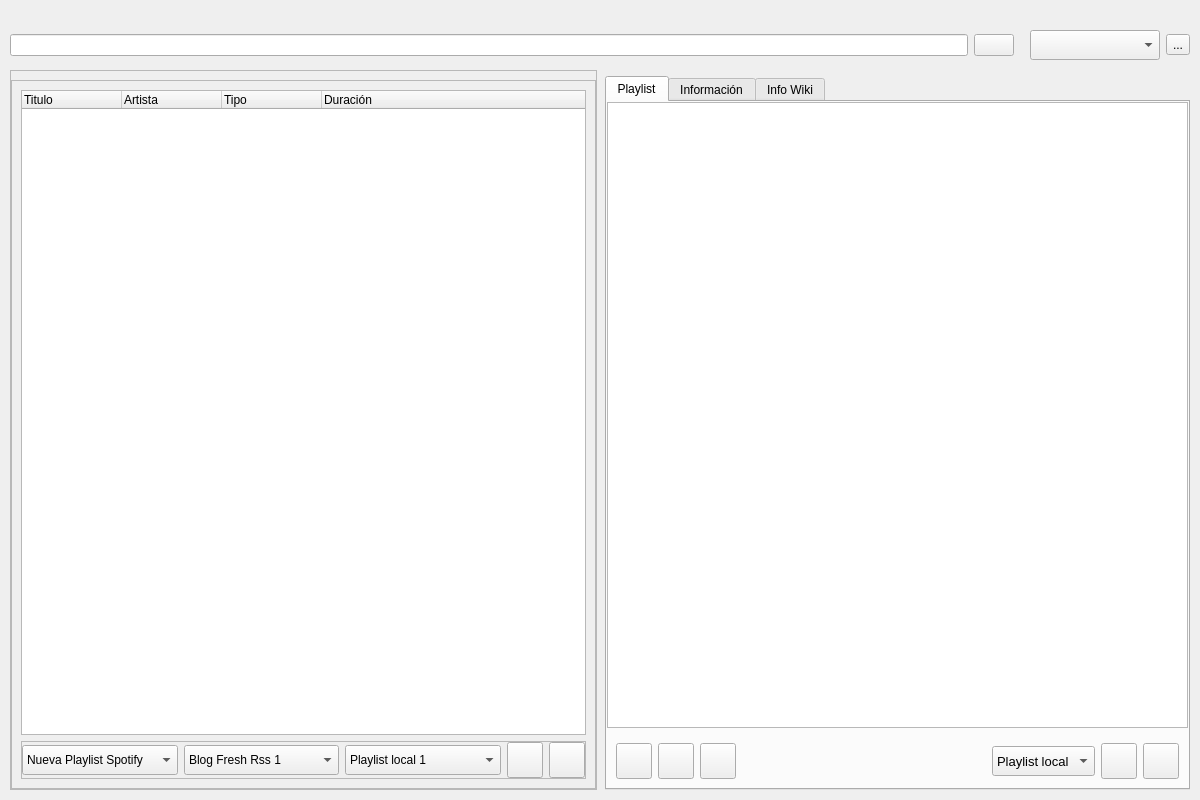
<?xml version="1.0" encoding="UTF-8"?>
<ui version="4.0">
 <class>UrlPlaylist</class>
 <widget class="QWidget" name="UrlPlaylist">
  <property name="geometry">
   <rect>
    <x>0</x>
    <y>0</y>
    <width>1200</width>
    <height>800</height>
   </rect>
  </property>
  <property name="styleSheet">
   <string notr="true">/* Base Styles */
QWidget {
    background-color: #1a1b26;
    color: #a9b1d6;
    font-family: &quot;Segoe UI&quot;, Arial, sans-serif;
    font-size: 10pt;
}

/* Remove borders from all frames */
QFrame, QGroupBox {
    border: none;
    border-radius: 4px;
}

/* Text input fields */
QLineEdit, QTextEdit {
    border: 1px solid #414868;
    border-radius: 4px;
    padding: 8px;
    background-color: #24283b;
}
/* Buttons */
QPushButton {{
	background-color: {theme['bg']};
    color: {theme['fg']};
    border: none;
    border-radius: 4px;
    padding: 8px 16px;
    font-weight: bold;
}}

QPushButton:hover {
    background-color: #535d8c;
}

QPushButton:pressed {
    background-color: #7aa2f7;
    color: #1a1b26;
}

/* Lists and Trees */
QTreeWidget, QListWidget {
    background-color: #24283b;
    border: none;
    border-radius: 4px;
}

QTreeWidget::item, QListWidget::item {
    padding: 4px;
}

QTreeWidget::item:selected, QListWidget::item:selected {
    background-color: #364A82;
}

/* Tab Widget */
QTabWidget::pane {
    border: none;
    background-color: #24283b;
    border-radius: 4px;
}

QTabBar::tab {
    background-color: #1a1b26;
    color: #a9b1d6;
    border: none;
    padding: 8px 16px;
    border-top-left-radius: 4px;
    border-top-right-radius: 4px;
}

QTabBar::tab:selected {
    background-color: #24283b;
    color: #7aa2f7;
}

QTabBar::tab:hover:!selected {
    background-color: #364A82;
}

/* Scroll Areas */
QScrollArea {
    border: none;
}

/* Progress Bar */
QProgressBar {
    border: none;
    background-color: #24283b;
    border-radius: 4px;
    text-align: center;
}

QProgressBar::chunk {
    background-color: #7aa2f7;
    border-radius: 4px;
}</string>
  </property>
  <layout class="QVBoxLayout" name="verticalLayout">
   <property name="spacing">
    <number>0</number>
   </property>
   <property name="leftMargin">
    <number>10</number>
   </property>
   <property name="topMargin">
    <number>10</number>
   </property>
   <property name="rightMargin">
    <number>10</number>
   </property>
   <property name="bottomMargin">
    <number>10</number>
   </property>
   <item>
    <widget class="QFrame" name="busqueda">
     <property name="minimumSize">
      <size>
       <width>0</width>
       <height>60</height>
      </size>
     </property>
     <property name="maximumSize">
      <size>
       <width>16777215</width>
       <height>50</height>
      </size>
     </property>
     <property name="styleSheet">
      <string notr="true">            QFrame {{
                border: none
                border-radius: 3px;
            }}</string>
     </property>
     <property name="frameShape">
      <enum>QFrame::Shape::NoFrame</enum>
     </property>
     <property name="frameShadow">
      <enum>QFrame::Shadow::Raised</enum>
     </property>
     <property name="lineWidth">
      <number>0</number>
     </property>
     <layout class="QHBoxLayout" name="horizontalLayout_4">
      <property name="leftMargin">
       <number>0</number>
      </property>
      <property name="topMargin">
       <number>0</number>
      </property>
      <property name="rightMargin">
       <number>0</number>
      </property>
      <property name="bottomMargin">
       <number>0</number>
      </property>
      <item>
       <widget class="QLineEdit" name="lineEdit">
        <property name="sizePolicy">
         <sizepolicy hsizetype="Expanding" vsizetype="Fixed">
          <horstretch>0</horstretch>
          <verstretch>0</verstretch>
         </sizepolicy>
        </property>
       </widget>
      </item>
      <item>
       <widget class="QPushButton" name="searchButton">
        <property name="toolTip">
         <string>Buscar</string>
        </property>
        <property name="text">
         <string/>
        </property>
        <property name="icon">
         <iconset resource="../images.qrc">
          <normaloff>:/services/blue_tape</normaloff>:/services/blue_tape</iconset>
        </property>
        <property name="iconSize">
         <size>
          <width>30</width>
          <height>30</height>
         </size>
        </property>
       </widget>
      </item>
      <item>
       <spacer name="horizontalSpacer">
        <property name="orientation">
         <enum>Qt::Orientation::Horizontal</enum>
        </property>
        <property name="sizeType">
         <enum>QSizePolicy::Policy::Maximum</enum>
        </property>
        <property name="sizeHint" stdset="0">
         <size>
          <width>10</width>
          <height>20</height>
         </size>
        </property>
       </spacer>
      </item>
      <item>
       <widget class="QComboBox" name="servicios">
        <property name="minimumSize">
         <size>
          <width>130</width>
          <height>30</height>
         </size>
        </property>
        <property name="toolTip">
         <string>Servicios en los que buscar</string>
        </property>
        <property name="insertPolicy">
         <enum>QComboBox::InsertPolicy::NoInsert</enum>
        </property>
        <property name="sizeAdjustPolicy">
         <enum>QComboBox::SizeAdjustPolicy::AdjustToContents</enum>
        </property>
        <property name="iconSize">
         <size>
          <width>20</width>
          <height>20</height>
         </size>
        </property>
       </widget>
      </item>
      <item>
       <widget class="QToolButton" name="ajustes_avanzados">
        <property name="text">
         <string>...</string>
        </property>
       </widget>
      </item>
     </layout>
    </widget>
   </item>
   <item>
    <widget class="QFrame" name="cajon_principal">
     <property name="styleSheet">
      <string notr="true">            QFrame {{
                border: none
                border-radius: 3px;
            }}</string>
     </property>
     <property name="frameShape">
      <enum>QFrame::Shape::NoFrame</enum>
     </property>
     <property name="frameShadow">
      <enum>QFrame::Shadow::Raised</enum>
     </property>
     <property name="lineWidth">
      <number>0</number>
     </property>
     <layout class="QHBoxLayout" name="horizontalLayout">
      <property name="leftMargin">
       <number>0</number>
      </property>
      <property name="topMargin">
       <number>0</number>
      </property>
      <property name="rightMargin">
       <number>0</number>
      </property>
      <property name="bottomMargin">
       <number>0</number>
      </property>
      <item>
       <widget class="QFrame" name="tree_container">
        <property name="styleSheet">
         <string notr="true"/>
        </property>
        <property name="locale">
         <locale language="Spanish" country="Spain"/>
        </property>
        <property name="frameShape">
         <enum>QFrame::Shape::StyledPanel</enum>
        </property>
        <property name="frameShadow">
         <enum>QFrame::Shadow::Raised</enum>
        </property>
        <property name="lineWidth">
         <number>1</number>
        </property>
        <layout class="QVBoxLayout" name="verticalLayout_5">
         <property name="leftMargin">
          <number>0</number>
         </property>
         <property name="rightMargin">
          <number>0</number>
         </property>
         <property name="bottomMargin">
          <number>0</number>
         </property>
         <item>
          <widget class="QFrame" name="resultados_container">
           <property name="frameShape">
            <enum>QFrame::Shape::StyledPanel</enum>
           </property>
           <property name="frameShadow">
            <enum>QFrame::Shadow::Raised</enum>
           </property>
           <layout class="QVBoxLayout" name="verticalLayout_15">
            <item>
             <widget class="QTreeWidget" name="treeWidget">
              <property name="frameShape">
               <enum>QFrame::Shape::StyledPanel</enum>
              </property>
              <property name="frameShadow">
               <enum>QFrame::Shadow::Plain</enum>
              </property>
              <property name="lineWidth">
               <number>0</number>
              </property>
              <property name="horizontalScrollBarPolicy">
               <enum>Qt::ScrollBarPolicy::ScrollBarAlwaysOff</enum>
              </property>
              <property name="columnCount">
               <number>4</number>
              </property>
              <attribute name="headerVisible">
               <bool>true</bool>
              </attribute>
              <column>
               <property name="text">
                <string notr="true">Titulo</string>
               </property>
              </column>
              <column>
               <property name="text">
                <string>Artista</string>
               </property>
              </column>
              <column>
               <property name="text">
                <string>Tipo</string>
               </property>
              </column>
              <column>
               <property name="text">
                <string>Duración</string>
               </property>
              </column>
             </widget>
            </item>
            <item>
             <widget class="QFrame" name="tree_container_frame">
              <property name="frameShape">
               <enum>QFrame::Shape::StyledPanel</enum>
              </property>
              <property name="frameShadow">
               <enum>QFrame::Shadow::Raised</enum>
              </property>
              <layout class="QHBoxLayout" name="horizontalLayout_6">
               <property name="leftMargin">
                <number>0</number>
               </property>
               <property name="topMargin">
                <number>0</number>
               </property>
               <property name="rightMargin">
                <number>0</number>
               </property>
               <property name="bottomMargin">
                <number>0</number>
               </property>
               <item>
                <widget class="QComboBox" name="playlist_spotify_comboBox">
                 <property name="minimumSize">
                  <size>
                   <width>0</width>
                   <height>30</height>
                  </size>
                 </property>
                 <property name="toolTip">
                  <string>Carga playlist spotify</string>
                 </property>
                 <item>
                  <property name="text">
                   <string>Nueva Playlist Spotify</string>
                  </property>
                  <property name="icon">
                   <iconset resource="../images.qrc">
                    <normaloff>:/services/b_plus_cross</normaloff>:/services/b_plus_cross</iconset>
                  </property>
                 </item>
                 <item>
                  <property name="text">
                   <string>Playlist Spotify 1</string>
                  </property>
                  <property name="icon">
                   <iconset resource="../images.qrc">
                    <normaloff>:/services/spotify</normaloff>:/services/spotify</iconset>
                  </property>
                 </item>
                </widget>
               </item>
               <item>
                <widget class="QComboBox" name="playlist_rss_comboBox">
                 <property name="minimumSize">
                  <size>
                   <width>0</width>
                   <height>30</height>
                  </size>
                 </property>
                 <property name="toolTip">
                  <string>Carga playlist del lector rss</string>
                 </property>
                 <item>
                  <property name="text">
                   <string>Blog Fresh Rss 1</string>
                  </property>
                  <property name="icon">
                   <iconset resource="../images.qrc">
                    <normaloff>:/services/rss</normaloff>:/services/rss</iconset>
                  </property>
                 </item>
                </widget>
               </item>
               <item>
                <widget class="QComboBox" name="playlist_local_comboBox">
                 <property name="minimumSize">
                  <size>
                   <width>0</width>
                   <height>30</height>
                  </size>
                 </property>
                 <property name="toolTip">
                  <string>Carga playlist local</string>
                 </property>
                 <item>
                  <property name="text">
                   <string>Playlist local 1</string>
                  </property>
                  <property name="icon">
                   <iconset resource="../images.qrc">
                    <normaloff>:/services/plslove</normaloff>:/services/plslove</iconset>
                  </property>
                 </item>
                </widget>
               </item>
               <item>
                <widget class="QPushButton" name="addButton">
                 <property name="minimumSize">
                  <size>
                   <width>36</width>
                   <height>36</height>
                  </size>
                 </property>
                 <property name="maximumSize">
                  <size>
                   <width>36</width>
                   <height>36</height>
                  </size>
                 </property>
                 <property name="font">
                  <font>
                   <family>Segoe UI</family>
                   <pointsize>10</pointsize>
                   <bold>true</bold>
                  </font>
                 </property>
                 <property name="cursor">
                  <cursorShape>PointingHandCursor</cursorShape>
                 </property>
                 <property name="toolTip">
                  <string>Añadir al creador de playlists</string>
                 </property>
                 <property name="text">
                  <string/>
                 </property>
                 <property name="icon">
                  <iconset resource="../images.qrc">
                   <normaloff>:/services/addstar</normaloff>:/services/addstar</iconset>
                 </property>
                 <property name="iconSize">
                  <size>
                   <width>30</width>
                   <height>30</height>
                  </size>
                 </property>
                </widget>
               </item>
               <item>
                <widget class="QPushButton" name="delButton">
                 <property name="minimumSize">
                  <size>
                   <width>0</width>
                   <height>0</height>
                  </size>
                 </property>
                 <property name="maximumSize">
                  <size>
                   <width>36</width>
                   <height>36</height>
                  </size>
                 </property>
                 <property name="font">
                  <font>
                   <family>Segoe UI</family>
                   <pointsize>10</pointsize>
                   <bold>true</bold>
                  </font>
                 </property>
                 <property name="cursor">
                  <cursorShape>PointingHandCursor</cursorShape>
                 </property>
                 <property name="toolTip">
                  <string>Eliminar del creador de playlists</string>
                 </property>
                 <property name="text">
                  <string/>
                 </property>
                 <property name="icon">
                  <iconset resource="../images.qrc">
                   <normaloff>:/services/b_minus_star</normaloff>:/services/b_minus_star</iconset>
                 </property>
                 <property name="iconSize">
                  <size>
                   <width>30</width>
                   <height>30</height>
                  </size>
                 </property>
                </widget>
               </item>
              </layout>
             </widget>
            </item>
           </layout>
          </widget>
         </item>
        </layout>
       </widget>
      </item>
      <item>
       <widget class="QFrame" name="player_container">
        <property name="styleSheet">
         <string notr="true">            QFrame {{
                border: none
                border-radius: 3px;
            }}</string>
        </property>
        <property name="frameShape">
         <enum>QFrame::Shape::NoFrame</enum>
        </property>
        <property name="frameShadow">
         <enum>QFrame::Shadow::Raised</enum>
        </property>
        <property name="lineWidth">
         <number>0</number>
        </property>
        <layout class="QVBoxLayout" name="verticalLayout_2">
         <property name="leftMargin">
          <number>2</number>
         </property>
         <property name="topMargin">
          <number>0</number>
         </property>
         <property name="rightMargin">
          <number>0</number>
         </property>
         <property name="bottomMargin">
          <number>0</number>
         </property>
         <item>
          <widget class="QFrame" name="botones_player">
           <property name="styleSheet">
            <string notr="true">            QFrame {{
                border: none
                border-radius: 3px;
            }}</string>
           </property>
           <property name="frameShape">
            <enum>QFrame::Shape::NoFrame</enum>
           </property>
           <property name="frameShadow">
            <enum>QFrame::Shadow::Plain</enum>
           </property>
           <property name="lineWidth">
            <number>0</number>
           </property>
           <property name="midLineWidth">
            <number>0</number>
           </property>
           <layout class="QHBoxLayout" name="horizontalLayout_2">
            <property name="leftMargin">
             <number>0</number>
            </property>
            <property name="topMargin">
             <number>0</number>
            </property>
            <property name="rightMargin">
             <number>0</number>
            </property>
            <property name="bottomMargin">
             <number>0</number>
            </property>
           </layout>
          </widget>
         </item>
         <item>
          <widget class="QFrame" name="info_panel">
           <property name="styleSheet">
            <string notr="true">            QFrame {{
                border: none
                border-radius: 3px;
            }}
            QTabWidget::pane {{
				border: none;
			}}
			QWidget {{
			border: none
			}}</string>
           </property>
           <property name="frameShape">
            <enum>QFrame::Shape::NoFrame</enum>
           </property>
           <property name="frameShadow">
            <enum>QFrame::Shadow::Plain</enum>
           </property>
           <property name="lineWidth">
            <number>0</number>
           </property>
           <layout class="QVBoxLayout" name="verticalLayout_4">
            <property name="leftMargin">
             <number>0</number>
            </property>
            <property name="topMargin">
             <number>0</number>
            </property>
            <property name="rightMargin">
             <number>0</number>
            </property>
            <property name="bottomMargin">
             <number>0</number>
            </property>
            <item>
             <widget class="QTabWidget" name="tabWidget">
              <property name="styleSheet">
               <string notr="true">            QFrame {{
                border: none
                border-radius: 3px;
            }}</string>
              </property>
              <property name="currentIndex">
               <number>0</number>
              </property>
              <property name="movable">
               <bool>false</bool>
              </property>
              <property name="tabBarAutoHide">
               <bool>false</bool>
              </property>
              <widget class="QWidget" name="playlists">
               <property name="focusPolicy">
                <enum>Qt::FocusPolicy::TabFocus</enum>
               </property>
               <property name="styleSheet">
                <string notr="true">            QFrame {{
                border: none
                border-radius: 3px;
            }}</string>
               </property>
               <attribute name="title">
                <string>Playlist</string>
               </attribute>
               <layout class="QVBoxLayout" name="verticalLayout_6">
                <property name="leftMargin">
                 <number>0</number>
                </property>
                <property name="topMargin">
                 <number>0</number>
                </property>
                <property name="rightMargin">
                 <number>0</number>
                </property>
                <property name="bottomMargin">
                 <number>0</number>
                </property>
                <item>
                 <widget class="QScrollArea" name="playlist_scrollArea">
                  <property name="autoFillBackground">
                   <bool>false</bool>
                  </property>
                  <property name="widgetResizable">
                   <bool>true</bool>
                  </property>
                  <widget class="QWidget" name="scrollAreaWidgetContents_5">
                   <property name="geometry">
                    <rect>
                     <x>0</x>
                     <y>0</y>
                     <width>581</width>
                     <height>625</height>
                    </rect>
                   </property>
                   <layout class="QVBoxLayout" name="verticalLayout_16">
                    <property name="leftMargin">
                     <number>0</number>
                    </property>
                    <property name="topMargin">
                     <number>0</number>
                    </property>
                    <property name="rightMargin">
                     <number>0</number>
                    </property>
                    <property name="bottomMargin">
                     <number>0</number>
                    </property>
                    <item>
                     <widget class="QListWidget" name="listWidget">
                      <property name="styleSheet">
                       <string notr="true">QListWidget {{
	background-color: {theme['secondary_bg']};
}}</string>
                      </property>
                      <property name="frameShape">
                       <enum>QFrame::Shape::NoFrame</enum>
                      </property>
                      <property name="lineWidth">
                       <number>0</number>
                      </property>
                      <property name="iconSize">
                       <size>
                        <width>16</width>
                        <height>16</height>
                       </size>
                      </property>
                      <property name="sortingEnabled">
                       <bool>true</bool>
                      </property>
                     </widget>
                    </item>
                   </layout>
                  </widget>
                 </widget>
                </item>
                <item>
                 <widget class="QFrame" name="botones_reproductor_frame">
                  <property name="font">
                   <font>
                    <family>Segoe UI</family>
                    <pointsize>10</pointsize>
                   </font>
                  </property>
                  <property name="styleSheet">
                   <string notr="true">            QFrame {{
                border: none
                border-radius: 3px;
            }}</string>
                  </property>
                  <property name="frameShape">
                   <enum>QFrame::Shape::NoFrame</enum>
                  </property>
                  <property name="frameShadow">
                   <enum>QFrame::Shadow::Plain</enum>
                  </property>
                  <property name="lineWidth">
                   <number>0</number>
                  </property>
                  <layout class="QHBoxLayout" name="horizontalLayout_3">
                   <property name="bottomMargin">
                    <number>9</number>
                   </property>
                   <item>
                    <widget class="QPushButton" name="rewButton">
                     <property name="minimumSize">
                      <size>
                       <width>0</width>
                       <height>0</height>
                      </size>
                     </property>
                     <property name="maximumSize">
                      <size>
                       <width>36</width>
                       <height>36</height>
                      </size>
                     </property>
                     <property name="font">
                      <font>
                       <family>Segoe UI</family>
                       <pointsize>10</pointsize>
                       <bold>true</bold>
                      </font>
                     </property>
                     <property name="toolTip">
                      <string>Canción anterior</string>
                     </property>
                     <property name="text">
                      <string/>
                     </property>
                     <property name="icon">
                      <iconset resource="../images.qrc">
                       <normaloff>:/services/b_prev</normaloff>:/services/b_prev</iconset>
                     </property>
                     <property name="iconSize">
                      <size>
                       <width>30</width>
                       <height>30</height>
                      </size>
                     </property>
                    </widget>
                   </item>
                   <item>
                    <widget class="QPushButton" name="playButton">
                     <property name="minimumSize">
                      <size>
                       <width>0</width>
                       <height>0</height>
                      </size>
                     </property>
                     <property name="maximumSize">
                      <size>
                       <width>36</width>
                       <height>36</height>
                      </size>
                     </property>
                     <property name="font">
                      <font>
                       <family>Segoe UI</family>
                       <pointsize>10</pointsize>
                       <bold>true</bold>
                      </font>
                     </property>
                     <property name="toolTip">
                      <string>Reproducir/Pausar</string>
                     </property>
                     <property name="text">
                      <string/>
                     </property>
                     <property name="icon">
                      <iconset resource="../images.qrc">
                       <normaloff>:/services/b_play</normaloff>:/services/b_play</iconset>
                     </property>
                     <property name="iconSize">
                      <size>
                       <width>30</width>
                       <height>30</height>
                      </size>
                     </property>
                    </widget>
                   </item>
                   <item>
                    <widget class="QPushButton" name="ffButton">
                     <property name="sizePolicy">
                      <sizepolicy hsizetype="Minimum" vsizetype="Fixed">
                       <horstretch>0</horstretch>
                       <verstretch>0</verstretch>
                      </sizepolicy>
                     </property>
                     <property name="minimumSize">
                      <size>
                       <width>36</width>
                       <height>36</height>
                      </size>
                     </property>
                     <property name="maximumSize">
                      <size>
                       <width>36</width>
                       <height>36</height>
                      </size>
                     </property>
                     <property name="font">
                      <font>
                       <family>Segoe UI</family>
                       <pointsize>10</pointsize>
                       <bold>true</bold>
                      </font>
                     </property>
                     <property name="cursor">
                      <cursorShape>PointingHandCursor</cursorShape>
                     </property>
                     <property name="toolTip">
                      <string>Canción prósima</string>
                     </property>
                     <property name="styleSheet">
                      <string notr="true">QPushButton {{
	border-radius: 20
}}</string>
                     </property>
                     <property name="text">
                      <string/>
                     </property>
                     <property name="icon">
                      <iconset resource="../images.qrc">
                       <normaloff>:/services/b_ff</normaloff>:/services/b_ff</iconset>
                     </property>
                     <property name="iconSize">
                      <size>
                       <width>30</width>
                       <height>30</height>
                      </size>
                     </property>
                    </widget>
                   </item>
                   <item>
                    <spacer name="horizontalSpacer_4">
                     <property name="orientation">
                      <enum>Qt::Orientation::Horizontal</enum>
                     </property>
                     <property name="sizeHint" stdset="0">
                      <size>
                       <width>40</width>
                       <height>20</height>
                      </size>
                     </property>
                    </spacer>
                   </item>
                   <item>
                    <spacer name="horizontalSpacer_2">
                     <property name="orientation">
                      <enum>Qt::Orientation::Horizontal</enum>
                     </property>
                     <property name="sizeHint" stdset="0">
                      <size>
                       <width>40</width>
                       <height>20</height>
                      </size>
                     </property>
                    </spacer>
                   </item>
                   <item>
                    <widget class="QComboBox" name="guardar_playlist_comboBox">
                     <property name="minimumSize">
                      <size>
                       <width>0</width>
                       <height>30</height>
                      </size>
                     </property>
                     <property name="font">
                      <font>
                       <family>Segoe UI</family>
                       <pointsize>10</pointsize>
                      </font>
                     </property>
                     <property name="toolTip">
                      <string>Selecciona tipo de playlist a guardar</string>
                     </property>
                     <item>
                      <property name="text">
                       <string>Playlist local</string>
                      </property>
                      <property name="icon">
                       <iconset resource="../images.qrc">
                        <normaloff>:/services/plslove</normaloff>:/services/plslove</iconset>
                      </property>
                     </item>
                     <item>
                      <property name="text">
                       <string>Spotify</string>
                      </property>
                      <property name="icon">
                       <iconset resource="../images.qrc">
                        <normaloff>:/services/spotify</normaloff>:/services/spotify</iconset>
                      </property>
                     </item>
                     <item>
                      <property name="text">
                       <string>Youtube</string>
                      </property>
                      <property name="icon">
                       <iconset resource="../images.qrc">
                        <normaloff>:/services/yt</normaloff>:/services/yt</iconset>
                      </property>
                     </item>
                    </widget>
                   </item>
                   <item>
                    <widget class="QPushButton" name="GuardarPlaylist">
                     <property name="maximumSize">
                      <size>
                       <width>36</width>
                       <height>36</height>
                      </size>
                     </property>
                     <property name="cursor">
                      <cursorShape>PointingHandCursor</cursorShape>
                     </property>
                     <property name="toolTip">
                      <string>Guardar lista</string>
                     </property>
                     <property name="text">
                      <string/>
                     </property>
                     <property name="icon">
                      <iconset resource="../images.qrc">
                       <normaloff>:/services/b_save</normaloff>:/services/b_save</iconset>
                     </property>
                     <property name="iconSize">
                      <size>
                       <width>30</width>
                       <height>30</height>
                      </size>
                     </property>
                    </widget>
                   </item>
                   <item>
                    <widget class="QPushButton" name="VaciarPlaylist">
                     <property name="maximumSize">
                      <size>
                       <width>36</width>
                       <height>36</height>
                      </size>
                     </property>
                     <property name="cursor">
                      <cursorShape>PointingHandCursor</cursorShape>
                     </property>
                     <property name="toolTip">
                      <string>Vaciar lista</string>
                     </property>
                     <property name="text">
                      <string/>
                     </property>
                     <property name="icon">
                      <iconset resource="../images.qrc">
                       <normaloff>:/services/error</normaloff>:/services/error</iconset>
                     </property>
                     <property name="iconSize">
                      <size>
                       <width>30</width>
                       <height>30</height>
                      </size>
                     </property>
                    </widget>
                   </item>
                  </layout>
                 </widget>
                </item>
               </layout>
              </widget>
              <widget class="QWidget" name="info_text">
               <property name="styleSheet">
                <string notr="true">            QFrame {{
                border: none
                border-radius: 3px;
            }}</string>
               </property>
               <attribute name="title">
                <string>Información</string>
               </attribute>
               <layout class="QVBoxLayout" name="verticalLayout_7">
                <property name="leftMargin">
                 <number>0</number>
                </property>
                <property name="topMargin">
                 <number>0</number>
                </property>
                <property name="rightMargin">
                 <number>0</number>
                </property>
                <property name="bottomMargin">
                 <number>0</number>
                </property>
                <item>
                 <widget class="QScrollArea" name="scrollArea">
                  <property name="frameShape">
                   <enum>QFrame::Shape::NoFrame</enum>
                  </property>
                  <property name="lineWidth">
                   <number>0</number>
                  </property>
                  <property name="widgetResizable">
                   <bool>true</bool>
                  </property>
                  <widget class="QWidget" name="scrollAreaWidgetContents">
                   <property name="geometry">
                    <rect>
                     <x>0</x>
                     <y>0</y>
                     <width>581</width>
                     <height>685</height>
                    </rect>
                   </property>
                   <property name="styleSheet">
                    <string notr="true">            QFrame {{
                border: none
                border-radius: 3px;
            }}</string>
                   </property>
                   <layout class="QVBoxLayout" name="verticalLayout_8">
                    <property name="leftMargin">
                     <number>0</number>
                    </property>
                    <property name="topMargin">
                     <number>0</number>
                    </property>
                    <property name="rightMargin">
                     <number>0</number>
                    </property>
                    <property name="bottomMargin">
                     <number>0</number>
                    </property>
                    <item>
                     <widget class="QTextEdit" name="textEdit">
                      <property name="frameShape">
                       <enum>QFrame::Shape::StyledPanel</enum>
                      </property>
                      <property name="frameShadow">
                       <enum>QFrame::Shadow::Plain</enum>
                      </property>
                      <property name="lineWidth">
                       <number>0</number>
                      </property>
                      <property name="placeholderText">
                       <string>En esta pestaña se mostrará un log sobre la búsqueda y reproducción de elementos en esta ventana</string>
                      </property>
                     </widget>
                    </item>
                   </layout>
                  </widget>
                 </widget>
                </item>
               </layout>
              </widget>
              <widget class="QWidget" name="info_wiki">
               <attribute name="title">
                <string>Info Wiki</string>
               </attribute>
               <layout class="QVBoxLayout" name="verticalLayout_3">
                <property name="leftMargin">
                 <number>0</number>
                </property>
                <property name="topMargin">
                 <number>0</number>
                </property>
                <property name="rightMargin">
                 <number>0</number>
                </property>
                <property name="bottomMargin">
                 <number>0</number>
                </property>
                <item>
                 <widget class="QScrollArea" name="info_wiki_scroll">
                  <property name="widgetResizable">
                   <bool>true</bool>
                  </property>
                  <widget class="QWidget" name="scrollAreaWidgetContents_2">
                   <property name="geometry">
                    <rect>
                     <x>0</x>
                     <y>0</y>
                     <width>581</width>
                     <height>685</height>
                    </rect>
                   </property>
                   <layout class="QVBoxLayout" name="verticalLayout_9">
                    <property name="leftMargin">
                     <number>0</number>
                    </property>
                    <property name="topMargin">
                     <number>0</number>
                    </property>
                    <property name="rightMargin">
                     <number>0</number>
                    </property>
                    <property name="bottomMargin">
                     <number>0</number>
                    </property>
                    <item>
                     <widget class="QTextEdit" name="info_wiki_textedit">
                      <property name="readOnly">
                       <bool>true</bool>
                      </property>
                      <property name="textInteractionFlags">
                       <set>Qt::TextInteractionFlag::LinksAccessibleByMouse|Qt::TextInteractionFlag::TextSelectableByMouse</set>
                      </property>
                      <property name="placeholderText">
                       <string>Aqui se mostrará información sobre el elemento buscado</string>
                      </property>
                     </widget>
                    </item>
                   </layout>
                  </widget>
                 </widget>
                </item>
               </layout>
              </widget>
             </widget>
            </item>
           </layout>
          </widget>
         </item>
        </layout>
       </widget>
      </item>
     </layout>
    </widget>
   </item>
  </layout>
 </widget>
 <resources>
  <include location="../images.qrc"/>
 </resources>
 <connections/>
</ui>
